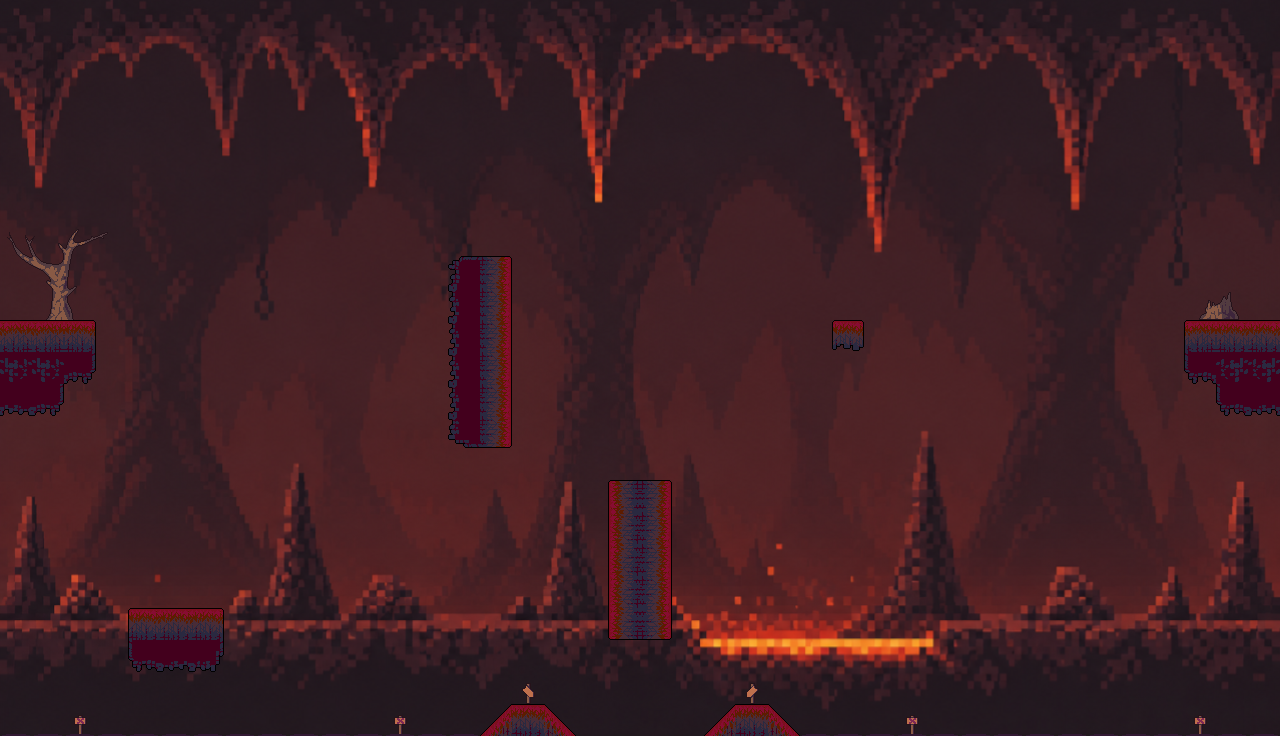

This game map was drawn from its Tiled (.tmx) file and the tilesets committed beside it. A one-line description and the full map source follow:
An orthogonal 40x23 tile map with 32x32 px tiles, 2 tile layers (Capa de patrones 2, Platforms), 6 tilesets, 1 image layer.

<map version="1.10" tiledversion="1.12.1" orientation="orthogonal" renderorder="right-down" width="40" height="23" tilewidth="32" tileheight="32" infinite="0" nextlayerid="7" nextobjectid="1">
 <tileset firstgid="1" source="Tileset_Tierra_.tsx" />
 <tileset firstgid="97" source="Tileset_infierno.tsx" />
 <tileset firstgid="193" source="Tileset_Infierno_girado.tsx" />
 <tileset firstgid="289" source="Decoracion/Arboles_sin_hojas.tsx" />
 <tileset firstgid="352" source="Decoracion/Troncos.tsx" />
 <tileset firstgid="448" source="Decoracion/Señales.tsx" />
 <imagelayer id="2" name="Capa de Imagen 1">
  <image source="../Mapas/Infierno arriba.png" width="1280" height="736" />
 </imagelayer>
 <layer id="6" name="Capa de patrones 2" width="40" height="23">
  <data encoding="csv">
0,0,0,0,0,0,0,0,0,0,0,0,0,0,0,0,0,0,0,0,0,0,0,0,0,0,0,0,0,0,0,0,0,0,0,0,0,0,0,0,
0,0,0,0,0,0,0,0,0,0,0,0,0,0,0,0,0,0,0,0,0,0,0,0,0,0,0,0,0,0,0,0,0,0,0,0,0,0,0,0,
0,0,0,0,0,0,0,0,0,0,0,0,0,0,0,0,0,0,0,0,0,0,0,0,0,0,0,0,0,0,0,0,0,0,0,0,0,0,0,0,
0,0,0,0,0,0,0,0,0,0,0,0,0,0,0,0,0,0,0,0,0,0,0,0,0,0,0,0,0,0,0,0,0,0,0,0,0,0,0,0,
0,0,0,0,0,0,0,0,0,0,0,0,0,0,0,0,0,0,0,0,0,0,0,0,0,0,0,0,0,0,0,0,0,0,0,0,0,0,0,0,
0,0,0,0,0,0,0,0,0,0,0,0,0,0,0,0,0,0,0,0,0,0,0,0,0,0,0,0,0,0,0,0,0,0,0,0,0,0,0,0,
0,0,0,0,0,0,0,0,0,0,0,0,0,0,0,0,0,0,0,0,0,0,0,0,0,0,0,0,0,0,0,0,0,0,0,0,0,0,0,0,
331,332,333,334,0,0,0,0,0,0,0,0,0,0,0,0,0,0,0,0,0,0,0,0,0,0,0,0,0,0,0,0,0,0,0,0,0,0,0,0,
338,339,340,341,0,0,0,0,0,0,0,0,0,0,0,0,0,0,0,0,0,0,0,0,0,0,0,0,0,0,0,0,0,0,0,0,0,0,0,0,
345,346,347,348,0,0,0,0,0,0,0,0,0,0,0,0,0,0,0,0,0,0,0,0,0,0,0,0,0,0,0,0,0,0,0,0,0,409,410,0,
0,0,0,0,0,0,0,0,0,0,0,0,0,0,0,0,0,0,0,0,0,0,0,0,0,0,0,0,0,0,0,0,0,0,0,0,0,0,0,0,
0,0,0,0,0,0,0,0,0,0,0,0,0,0,0,0,0,0,0,0,0,0,0,0,0,0,0,0,0,0,0,0,0,0,0,0,0,0,0,0,
0,0,0,0,0,0,0,0,0,0,0,0,0,0,0,0,0,0,0,0,0,0,0,0,0,0,0,0,0,0,0,0,0,0,0,0,0,0,0,0,
0,0,0,0,0,0,0,0,0,0,0,0,0,0,0,0,0,0,0,0,0,0,0,0,0,0,0,0,0,0,0,0,0,0,0,0,0,0,0,0,
0,0,0,0,0,0,0,0,0,0,0,0,0,0,0,0,0,0,0,0,0,0,0,0,0,0,0,0,0,0,0,0,0,0,0,0,0,0,0,0,
0,0,0,0,0,0,0,0,0,0,0,0,0,0,0,0,0,0,0,0,0,0,0,0,0,0,0,0,0,0,0,0,0,0,0,0,0,0,0,0,
0,0,0,0,0,0,0,0,0,0,0,0,0,0,0,0,0,0,0,0,0,0,0,0,0,0,0,0,0,0,0,0,0,0,0,0,0,0,0,0,
0,0,0,0,0,0,0,0,0,0,0,0,0,0,0,0,0,0,0,0,0,0,0,0,0,0,0,0,0,0,0,0,0,0,0,0,0,0,0,0,
0,0,0,0,0,0,0,0,0,0,0,0,0,0,0,0,0,0,0,0,0,0,0,0,0,0,0,0,0,0,0,0,0,0,0,0,0,0,0,0,
0,0,0,0,0,0,0,0,0,0,0,0,0,0,0,0,0,0,0,0,0,0,0,0,0,0,0,0,0,0,0,0,0,0,0,0,0,0,0,0,
0,0,0,0,0,0,0,0,0,0,0,0,0,0,0,0,0,0,0,0,0,0,0,0,0,0,0,0,0,0,0,0,0,0,0,0,0,0,0,0,
0,0,0,0,0,0,0,0,0,0,0,0,0,0,0,0,455,0,0,0,0,0,0,457,0,0,0,0,0,0,0,0,0,0,0,0,0,0,0,0,
0,0,456,0,0,0,0,0,0,0,0,0,456,0,0,0,0,0,0,0,0,0,0,0,0,0,0,0,456,0,0,0,0,0,0,0,0,456,0,0
</data>
 </layer>
 <layer id="1" name="Platforms" width="40" height="23">
  <data encoding="csv">
0,0,0,0,0,0,0,0,0,0,0,0,0,0,0,0,0,0,0,0,0,0,0,0,0,0,0,0,0,0,0,0,0,0,0,0,0,0,0,0,
0,0,0,0,0,0,0,0,0,0,0,0,0,0,0,0,0,0,0,0,0,0,0,0,0,0,0,0,0,0,0,0,0,0,0,0,0,0,0,0,
0,0,0,0,0,0,0,0,0,0,0,0,0,0,0,0,0,0,0,0,0,0,0,0,0,0,0,0,0,0,0,0,0,0,0,0,0,0,0,0,
0,0,0,0,0,0,0,0,0,0,0,0,0,0,0,0,0,0,0,0,0,0,0,0,0,0,0,0,0,0,0,0,0,0,0,0,0,0,0,0,
0,0,0,0,0,0,0,0,0,0,0,0,0,0,0,0,0,0,0,0,0,0,0,0,0,0,0,0,0,0,0,0,0,0,0,0,0,0,0,0,
0,0,0,0,0,0,0,0,0,0,0,0,0,0,0,0,0,0,0,0,0,0,0,0,0,0,0,0,0,0,0,0,0,0,0,0,0,0,0,0,
324,325,0,0,0,0,0,0,0,0,0,0,0,0,0,0,0,0,0,0,0,0,0,0,0,0,0,0,0,0,0,0,0,0,0,0,0,0,0,0,
0,0,0,0,0,0,0,0,0,0,0,0,0,0,0,0,0,0,0,0,0,0,0,0,0,0,0,0,0,0,0,0,0,0,0,0,0,0,0,0,
0,0,0,0,0,0,0,0,0,0,0,0,0,0,2684354712,200,0,0,0,0,0,0,0,0,0,0,0,0,0,0,0,0,0,0,0,0,0,0,0,0,
0,0,0,0,0,0,0,0,0,0,0,0,0,0,2684354713,208,0,0,0,0,0,0,0,0,0,0,0,0,0,0,0,0,0,0,0,0,0,0,0,0,
2147483746,2147483746,99,0,0,0,0,0,0,0,0,0,0,0,2684354713,208,0,0,0,0,0,0,0,0,0,0,148,0,0,0,0,0,0,0,0,0,0,2147483747,98,98,
2147483783,2147483783,2147483800,0,0,0,0,0,0,0,0,0,0,0,2684354713,208,0,0,0,0,0,0,0,0,0,0,0,0,0,0,0,0,0,0,0,0,0,152,135,135,
2147483801,2147483800,0,0,0,0,0,0,0,0,0,0,0,0,2684354713,208,0,0,0,0,0,0,0,0,0,0,0,0,0,0,0,0,0,0,0,0,0,0,152,153,
0,0,0,0,0,0,0,0,0,0,0,0,0,0,2684354714,216,0,0,0,0,0,0,0,0,0,0,0,0,0,0,0,0,0,0,0,0,0,0,0,0,
0,0,0,0,0,0,0,0,0,0,0,0,0,0,0,0,0,0,0,0,0,0,0,0,0,0,0,0,0,0,0,0,0,0,0,0,0,0,0,0,
0,0,0,0,0,0,0,0,0,0,0,0,0,0,0,0,0,0,0,2147483848,200,0,0,0,0,0,0,0,0,0,0,0,0,0,0,0,0,0,0,0,
0,0,0,0,0,0,0,0,0,0,0,0,0,0,0,0,0,0,0,3221225680,208,0,0,0,0,0,0,0,0,0,0,0,0,0,0,0,0,0,0,0,
0,0,0,0,0,0,0,0,0,0,0,0,0,0,0,0,0,0,0,3221225680,208,0,0,0,0,0,0,0,0,0,0,0,0,0,0,0,0,0,0,0,
0,0,0,0,0,0,0,0,0,0,0,0,0,0,0,0,0,0,0,3221225680,208,0,0,0,0,0,0,0,0,0,0,0,0,0,0,0,0,0,0,0,
0,0,0,0,97,98,99,0,0,0,0,0,0,0,0,0,0,0,0,3221225672,1073742024,0,0,0,0,0,0,0,0,0,0,0,0,0,0,0,0,0,0,0,
0,0,0,0,152,153,154,0,0,0,0,0,0,0,0,0,0,0,0,0,0,0,0,0,0,0,0,0,0,0,0,0,0,0,0,0,0,0,0,0,
0,0,0,0,0,0,0,0,0,0,0,0,0,0,0,0,0,0,0,0,0,0,0,0,0,0,0,0,0,0,0,0,0,0,0,0,0,0,0,0,
90,90,90,90,90,90,90,90,90,90,90,90,90,90,90,2147483786,98,2147483787,0,0,0,0,139,98,138,90,90,90,90,90,90,90,90,90,90,90,90,90,90,90
</data>
 </layer>
</map>
